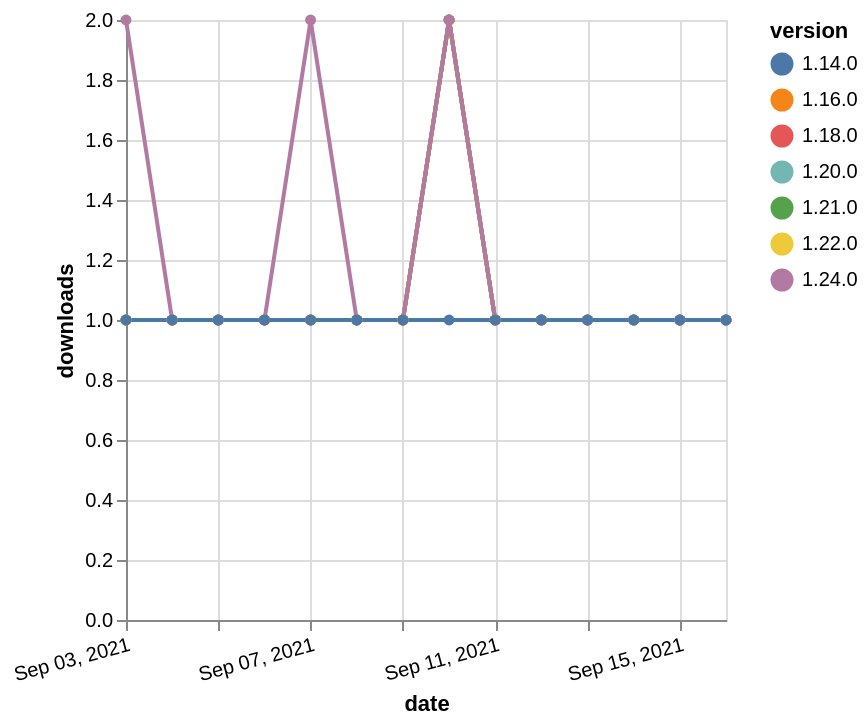

Vega-Lite specification for this chart:
### Vega-Lite specification from a JSON file in a GitHub repository (floating-point values rounded to 4 significant figures)
{"$schema": "https://vega.github.io/schema/vega-lite/v5.json", "description": "A simple bar chart with embedded data.", "data": {"values": [{"date": "2021-09-03", "total": 179, "delta": 1, "version": "1.18.0"}, {"date": "2021-09-04", "total": 180, "delta": 1, "version": "1.18.0"}, {"date": "2021-09-05", "total": 181, "delta": 1, "version": "1.18.0"}, {"date": "2021-09-06", "total": 182, "delta": 1, "version": "1.18.0"}, {"date": "2021-09-07", "total": 183, "delta": 1, "version": "1.18.0"}, {"date": "2021-09-08", "total": 184, "delta": 1, "version": "1.18.0"}, {"date": "2021-09-09", "total": 185, "delta": 1, "version": "1.18.0"}, {"date": "2021-09-10", "total": 187, "delta": 2, "version": "1.18.0"}, {"date": "2021-09-11", "total": 188, "delta": 1, "version": "1.18.0"}, {"date": "2021-09-12", "total": 189, "delta": 1, "version": "1.18.0"}, {"date": "2021-09-13", "total": 190, "delta": 1, "version": "1.18.0"}, {"date": "2021-09-14", "total": 191, "delta": 1, "version": "1.18.0"}, {"date": "2021-09-15", "total": 192, "delta": 1, "version": "1.18.0"}, {"date": "2021-09-16", "total": 193, "delta": 1, "version": "1.18.0"}, {"date": "2021-09-03", "total": 164, "delta": 1, "version": "1.22.0"}, {"date": "2021-09-04", "total": 165, "delta": 1, "version": "1.22.0"}, {"date": "2021-09-05", "total": 166, "delta": 1, "version": "1.22.0"}, {"date": "2021-09-06", "total": 167, "delta": 1, "version": "1.22.0"}, {"date": "2021-09-07", "total": 168, "delta": 1, "version": "1.22.0"}, {"date": "2021-09-08", "total": 169, "delta": 1, "version": "1.22.0"}, {"date": "2021-09-09", "total": 170, "delta": 1, "version": "1.22.0"}, {"date": "2021-09-10", "total": 172, "delta": 2, "version": "1.22.0"}, {"date": "2021-09-11", "total": 173, "delta": 1, "version": "1.22.0"}, {"date": "2021-09-12", "total": 174, "delta": 1, "version": "1.22.0"}, {"date": "2021-09-13", "total": 175, "delta": 1, "version": "1.22.0"}, {"date": "2021-09-14", "total": 176, "delta": 1, "version": "1.22.0"}, {"date": "2021-09-15", "total": 177, "delta": 1, "version": "1.22.0"}, {"date": "2021-09-16", "total": 178, "delta": 1, "version": "1.22.0"}, {"date": "2021-09-03", "total": 157, "delta": 1, "version": "1.20.0"}, {"date": "2021-09-04", "total": 158, "delta": 1, "version": "1.20.0"}, {"date": "2021-09-05", "total": 159, "delta": 1, "version": "1.20.0"}, {"date": "2021-09-06", "total": 160, "delta": 1, "version": "1.20.0"}, {"date": "2021-09-07", "total": 161, "delta": 1, "version": "1.20.0"}, {"date": "2021-09-08", "total": 162, "delta": 1, "version": "1.20.0"}, {"date": "2021-09-09", "total": 163, "delta": 1, "version": "1.20.0"}, {"date": "2021-09-10", "total": 165, "delta": 2, "version": "1.20.0"}, {"date": "2021-09-11", "total": 166, "delta": 1, "version": "1.20.0"}, {"date": "2021-09-12", "total": 167, "delta": 1, "version": "1.20.0"}, {"date": "2021-09-13", "total": 168, "delta": 1, "version": "1.20.0"}, {"date": "2021-09-14", "total": 169, "delta": 1, "version": "1.20.0"}, {"date": "2021-09-15", "total": 170, "delta": 1, "version": "1.20.0"}, {"date": "2021-09-16", "total": 171, "delta": 1, "version": "1.20.0"}, {"date": "2021-09-03", "total": 136, "delta": 1, "version": "1.21.0"}, {"date": "2021-09-04", "total": 137, "delta": 1, "version": "1.21.0"}, {"date": "2021-09-05", "total": 138, "delta": 1, "version": "1.21.0"}, {"date": "2021-09-06", "total": 139, "delta": 1, "version": "1.21.0"}, {"date": "2021-09-07", "total": 140, "delta": 1, "version": "1.21.0"}, {"date": "2021-09-08", "total": 141, "delta": 1, "version": "1.21.0"}, {"date": "2021-09-09", "total": 142, "delta": 1, "version": "1.21.0"}, {"date": "2021-09-10", "total": 144, "delta": 2, "version": "1.21.0"}, {"date": "2021-09-11", "total": 145, "delta": 1, "version": "1.21.0"}, {"date": "2021-09-12", "total": 146, "delta": 1, "version": "1.21.0"}, {"date": "2021-09-13", "total": 147, "delta": 1, "version": "1.21.0"}, {"date": "2021-09-14", "total": 148, "delta": 1, "version": "1.21.0"}, {"date": "2021-09-15", "total": 149, "delta": 1, "version": "1.21.0"}, {"date": "2021-09-16", "total": 150, "delta": 1, "version": "1.21.0"}, {"date": "2021-09-03", "total": 297, "delta": 1, "version": "1.16.0"}, {"date": "2021-09-04", "total": 298, "delta": 1, "version": "1.16.0"}, {"date": "2021-09-05", "total": 299, "delta": 1, "version": "1.16.0"}, {"date": "2021-09-06", "total": 300, "delta": 1, "version": "1.16.0"}, {"date": "2021-09-07", "total": 301, "delta": 1, "version": "1.16.0"}, {"date": "2021-09-08", "total": 302, "delta": 1, "version": "1.16.0"}, {"date": "2021-09-09", "total": 303, "delta": 1, "version": "1.16.0"}, {"date": "2021-09-10", "total": 305, "delta": 2, "version": "1.16.0"}, {"date": "2021-09-11", "total": 306, "delta": 1, "version": "1.16.0"}, {"date": "2021-09-12", "total": 307, "delta": 1, "version": "1.16.0"}, {"date": "2021-09-13", "total": 308, "delta": 1, "version": "1.16.0"}, {"date": "2021-09-14", "total": 309, "delta": 1, "version": "1.16.0"}, {"date": "2021-09-15", "total": 310, "delta": 1, "version": "1.16.0"}, {"date": "2021-09-16", "total": 311, "delta": 1, "version": "1.16.0"}, {"date": "2021-09-03", "total": 111, "delta": 2, "version": "1.24.0"}, {"date": "2021-09-04", "total": 112, "delta": 1, "version": "1.24.0"}, {"date": "2021-09-05", "total": 113, "delta": 1, "version": "1.24.0"}, {"date": "2021-09-06", "total": 114, "delta": 1, "version": "1.24.0"}, {"date": "2021-09-07", "total": 116, "delta": 2, "version": "1.24.0"}, {"date": "2021-09-08", "total": 117, "delta": 1, "version": "1.24.0"}, {"date": "2021-09-09", "total": 118, "delta": 1, "version": "1.24.0"}, {"date": "2021-09-10", "total": 120, "delta": 2, "version": "1.24.0"}, {"date": "2021-09-11", "total": 121, "delta": 1, "version": "1.24.0"}, {"date": "2021-09-12", "total": 122, "delta": 1, "version": "1.24.0"}, {"date": "2021-09-13", "total": 123, "delta": 1, "version": "1.24.0"}, {"date": "2021-09-14", "total": 124, "delta": 1, "version": "1.24.0"}, {"date": "2021-09-15", "total": 125, "delta": 1, "version": "1.24.0"}, {"date": "2021-09-16", "total": 126, "delta": 1, "version": "1.24.0"}, {"date": "2021-09-03", "total": 218, "delta": 1, "version": "1.14.0"}, {"date": "2021-09-04", "total": 219, "delta": 1, "version": "1.14.0"}, {"date": "2021-09-05", "total": 220, "delta": 1, "version": "1.14.0"}, {"date": "2021-09-06", "total": 221, "delta": 1, "version": "1.14.0"}, {"date": "2021-09-07", "total": 222, "delta": 1, "version": "1.14.0"}, {"date": "2021-09-08", "total": 223, "delta": 1, "version": "1.14.0"}, {"date": "2021-09-09", "total": 224, "delta": 1, "version": "1.14.0"}, {"date": "2021-09-10", "total": 225, "delta": 1, "version": "1.14.0"}, {"date": "2021-09-11", "total": 226, "delta": 1, "version": "1.14.0"}, {"date": "2021-09-12", "total": 227, "delta": 1, "version": "1.14.0"}, {"date": "2021-09-13", "total": 228, "delta": 1, "version": "1.14.0"}, {"date": "2021-09-14", "total": 229, "delta": 1, "version": "1.14.0"}, {"date": "2021-09-15", "total": 230, "delta": 1, "version": "1.14.0"}, {"date": "2021-09-16", "total": 231, "delta": 1, "version": "1.14.0"}]}, "width": "container", "mark": {"type": "line", "point": {"filled": true}}, "encoding": {"x": {"field": "date", "type": "temporal", "timeUnit": "yearmonthdate", "title": "date", "axis": {"labelAngle": -15}}, "y": {"field": "delta", "type": "quantitative", "title": "downloads"}, "color": {"field": "version", "type": "nominal"}, "tooltip": {"field": "delta"}}}
